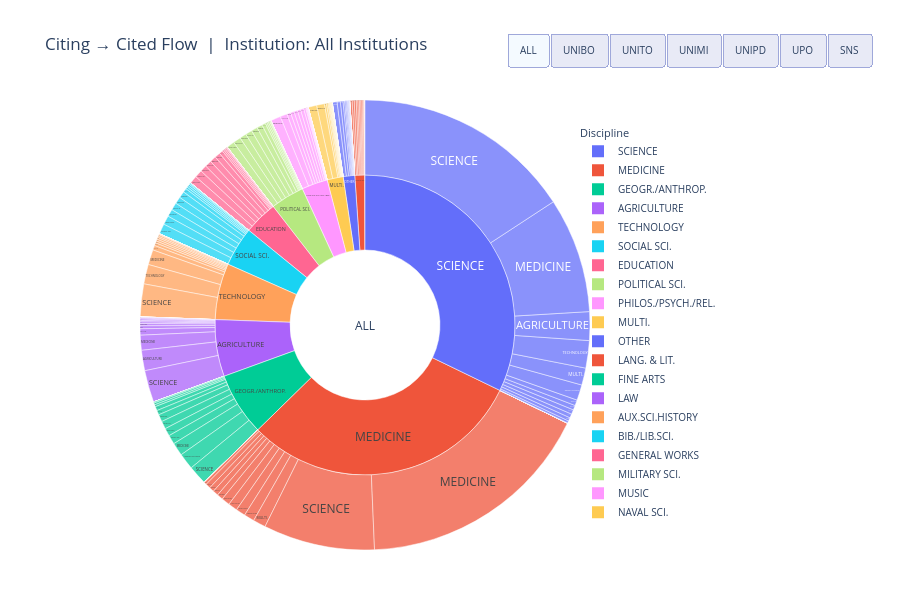

The notebook cell saved with this chart:
### Markdown cell above
### Proportion Sunburst Chart

This interactive chart provides a proportional overview of the citing→cited discipline structure for each institution. The **inner ring** represents the citing discipline; the **outer ring** shows which disciplines it cites. Click any inner segment to drill down into that discipline's citing breakdown, and click again to zoom back out.

Use the institution buttons to switch between institutions (default: all institutions combined).

> *Note: The Sunburst emphasises proportional structure. For directional flow volumes, see the Sankey Diagram below.*

### Code cell
import pandas as pd
import plotly.graph_objects as go
import plotly.express as px
import plotly.offline

INST_ALL = ["ALL"] + INSTITUTIONS
PALETTE  = px.colors.qualitative.Plotly

all_disciplines = (
    df_agg.groupby("citing_loc_label")["weight"].sum()
    .sort_values(ascending=False).index.tolist()
)
DISC_COLOR = {d: PALETTE[i % len(PALETTE)] for i, d in enumerate(all_disciplines)}

def make_sunburst_data(inst):
    sub = df_agg.copy() if inst == "ALL" else df_agg[df_agg["institution"] == inst]
    sub = sub.groupby(["citing_loc_label", "cited_loc_label"])["weight"].sum().reset_index()
    citing_totals = (
        sub.groupby("citing_loc_label")["weight"].sum().reset_index()
        .rename(columns={"citing_loc_label": "label"})
        .sort_values("weight", ascending=True).reset_index(drop=True)
    )
    total = citing_totals["weight"].sum()
    citing_order = citing_totals["label"].tolist()
    ids, labels, parents, values, customdata, colors = [], [], [], [], [], []

    ids.append("root"); labels.append(inst); parents.append("")
    values.append(0);   customdata.append(""); colors.append("rgba(0,0,0,0)")

    for _, row in citing_totals.iterrows():
        c, w = row["label"], int(row["weight"])
        pct  = w / total * 100
        ids.append(f"citing__{c}"); labels.append(c); parents.append("root")
        values.append(0)
        customdata.append(f"<b>Institution: {inst}</b><br><b>Citing: {c}</b><br>Weight: {w:,}<br>Share: {pct:.1f}%")
        colors.append(DISC_COLOR[c])

    for citing in citing_order:
        citing_w = int(citing_totals.loc[citing_totals["label"] == citing, "weight"].values[0])
        for _, row in sub[sub["citing_loc_label"] == citing].sort_values("weight", ascending=True).iterrows():
            cited, w = row["cited_loc_label"], int(row["weight"])
            pct_citing = w / citing_w * 100
            pct_total  = w / total * 100
            ids.append(f"cited__{citing}__{cited}"); labels.append(cited)
            parents.append(f"citing__{citing}"); values.append(w)
            customdata.append(
                f"<b>Institution: {inst}</b><br><b>Citing: {citing}</b><br><b>Cited: {cited}</b><br>"
                f"Weight: {w:,}<br>Share of Citing: {pct_citing:.1f}%<br>Share of Total: {pct_total:.1f}%"
            )
            colors.append(DISC_COLOR[citing])
    return dict(ids=ids, labels=labels, parents=parents, values=values, customdata=customdata, colors=colors)

fig = go.Figure()

for i, inst in enumerate(INST_ALL):
    d = make_sunburst_data(inst)
    fig.add_trace(go.Sunburst(
        ids=d["ids"], labels=d["labels"], parents=d["parents"], values=d["values"],
        customdata=d["customdata"], hovertemplate="%{customdata}<extra></extra>",
        branchvalues="remainder", rotation=90, sort=False,
        insidetextorientation="horizontal", visible=(i == 0),
        leaf=dict(opacity=0.75),
        marker=dict(line=dict(width=0.5, color="white"), colors=d["colors"]),
    ))

n_sunburst = len(INST_ALL)
n_dummy    = len(DISC_COLOR)

for disc, color in DISC_COLOR.items():
    fig.add_trace(go.Scatter(
        x=[None], y=[None], mode="markers",
        marker=dict(size=10, color=color, symbol="square"),
        name=disc, showlegend=True, xaxis="x", yaxis="y",
    ))

buttons = []
for i, inst in enumerate(INST_ALL):
    visibility = [j == i for j in range(n_sunburst)] + [True] * n_dummy
    title_str  = f"Citing → Cited Flow  |  Institution: {'All Institutions' if inst == 'ALL' else inst}"
    buttons.append(dict(label=inst, method="update", args=[{"visible": visibility}, {"title": {"text": title_str}}]))

fig.update_layout(
    title=dict(text=f"Citing → Cited Flow  |  Institution: All Institutions"),
    updatemenus=[dict(
        type="buttons", direction="right",
        x=0.7, xanchor="left", y=1.15, yanchor="top",
        buttons=buttons, showactive=True,
        bgcolor="#E8EAF6", bordercolor="#9FA8DA", font=dict(size=10),
    )],
    showlegend=True,
    legend=dict(
        title=dict(text="Discipline", font=dict(size=11)),
        orientation="v", x=0.8, xanchor="left", y=0.5, yanchor="middle",
        font=dict(size=10), itemsizing="constant", bgcolor="rgba(0,0,0,0)",
    ),
    margin=dict(l=10, r=180, t=100, b=50), height=600,
    yaxis=dict(visible=False, fixedrange=True),
    xaxis=dict(visible=False, fixedrange=True),
    plot_bgcolor="rgba(0,0,0,0)",
)
plotly.offline.iplot(fig)

### Figure 1 — Plotly figure (JSON) as saved in the notebook; plotly's stock layout.template omitted (floating-point values rounded to 4 significant figures; data arrays with more than 128 entries replaced by an {"elided": "..."} marker saying what was removed)
{"data": [{"branchvalues": "remainder", "customdata": {"elided": "356 str values"}, "hovertemplate": "%{customdata}<extra></extra>", "ids": {"elided": "356 str values"}, "insidetextorientation": "horizontal", "labels": {"elided": "356 str values"}, "leaf": {"opacity": 0.75}, "marker": {"colors": {"elided": "356 str values"}, "line": {"color": "white", "width": 0.5}}, "parents": {"elided": "356 str values"}, "rotation": 90, "sort": false, "type": "sunburst", "values": {"elided": "356 int values"}, "visible": true}, {"branchvalues": "remainder", "customdata": {"elided": "344 str values"}, "hovertemplate": "%{customdata}<extra></extra>", "ids": {"elided": "344 str values"}, "insidetextorientation": "horizontal", "labels": {"elided": "344 str values"}, "leaf": {"opacity": 0.75}, "marker": {"colors": {"elided": "344 str values"}, "line": {"color": "white", "width": 0.5}}, "parents": {"elided": "344 str values"}, "rotation": 90, "sort": false, "type": "sunburst", "values": {"elided": "344 int values"}, "visible": false}, {"branchvalues": "remainder", "customdata": {"elided": "341 str values"}, "hovertemplate": "%{customdata}<extra></extra>", "ids": {"elided": "341 str values"}, "insidetextorientation": "horizontal", "labels": {"elided": "341 str values"}, "leaf": {"opacity": 0.75}, "marker": {"colors": {"elided": "341 str values"}, "line": {"color": "white", "width": 0.5}}, "parents": {"elided": "341 str values"}, "rotation": 90, "sort": false, "type": "sunburst", "values": {"elided": "341 int values"}, "visible": false}, {"branchvalues": "remainder", "customdata": {"elided": "345 str values"}, "hovertemplate": "%{customdata}<extra></extra>", "ids": {"elided": "345 str values"}, "insidetextorientation": "horizontal", "labels": {"elided": "345 str values"}, "leaf": {"opacity": 0.75}, "marker": {"colors": {"elided": "345 str values"}, "line": {"color": "white", "width": 0.5}}, "parents": {"elided": "345 str values"}, "rotation": 90, "sort": false, "type": "sunburst", "values": {"elided": "345 int values"}, "visible": false}, {"branchvalues": "remainder", "customdata": {"elided": "338 str values"}, "hovertemplate": "%{customdata}<extra></extra>", "ids": {"elided": "338 str values"}, "insidetextorientation": "horizontal", "labels": {"elided": "338 str values"}, "leaf": {"opacity": 0.75}, "marker": {"colors": {"elided": "338 str values"}, "line": {"color": "white", "width": 0.5}}, "parents": {"elided": "338 str values"}, "rotation": 90, "sort": false, "type": "sunburst", "values": {"elided": "338 int values"}, "visible": false}, {"branchvalues": "remainder", "customdata": {"elided": "220 str values"}, "hovertemplate": "%{customdata}<extra></extra>", "ids": {"elided": "220 str values"}, "insidetextorientation": "horizontal", "labels": {"elided": "220 str values"}, "leaf": {"opacity": 0.75}, "marker": {"colors": {"elided": "220 str values"}, "line": {"color": "white", "width": 0.5}}, "parents": {"elided": "220 str values"}, "rotation": 90, "sort": false, "type": "sunburst", "values": {"elided": "220 int values"}, "visible": false}, {"branchvalues": "remainder", "customdata": {"elided": "247 str values"}, "hovertemplate": "%{customdata}<extra></extra>", "ids": {"elided": "247 str values"}, "insidetextorientation": "horizontal", "labels": {"elided": "247 str values"}, "leaf": {"opacity": 0.75}, "marker": {"colors": {"elided": "247 str values"}, "line": {"color": "white", "width": 0.5}}, "parents": {"elided": "247 str values"}, "rotation": 90, "sort": false, "type": "sunburst", "values": {"elided": "247 int values"}, "visible": false}, {"marker": {"color": "#636EFA", "size": 10, "symbol": "square"}, "mode": "markers", "name": "SCIENCE", "showlegend": true, "type": "scatter", "x": [null], "xaxis": "x", "y": [null], "yaxis": "y"}, {"marker": {"color": "#EF553B", "size": 10, "symbol": "square"}, "mode": "markers", "name": "MEDICINE", "showlegend": true, "type": "scatter", "x": [null], "xaxis": "x", "y": [null], "yaxis": "y"}, {"marker": {"color": "#00CC96", "size": 10, "symbol": "square"}, "mode": "markers", "name": "GEOGR./ANTHROP.", "showlegend": true, "type": "scatter", "x": [null], "xaxis": "x", "y": [null], "yaxis": "y"}, {"marker": {"color": "#AB63FA", "size": 10, "symbol": "square"}, "mode": "markers", "name": "AGRICULTURE", "showlegend": true, "type": "scatter", "x": [null], "xaxis": "x", "y": [null], "yaxis": "y"}, {"marker": {"color": "#FFA15A", "size": 10, "symbol": "square"}, "mode": "markers", "name": "TECHNOLOGY", "showlegend": true, "type": "scatter", "x": [null], "xaxis": "x", "y": [null], "yaxis": "y"}, {"marker": {"color": "#19D3F3", "size": 10, "symbol": "square"}, "mode": "markers", "name": "SOCIAL SCI.", "showlegend": true, "type": "scatter", "x": [null], "xaxis": "x", "y": [null], "yaxis": "y"}, {"marker": {"color": "#FF6692", "size": 10, "symbol": "square"}, "mode": "markers", "name": "EDUCATION", "showlegend": true, "type": "scatter", "x": [null], "xaxis": "x", "y": [null], "yaxis": "y"}, {"marker": {"color": "#B6E880", "size": 10, "symbol": "square"}, "mode": "markers", "name": "POLITICAL SCI.", "showlegend": true, "type": "scatter", "x": [null], "xaxis": "x", "y": [null], "yaxis": "y"}, {"marker": {"color": "#FF97FF", "size": 10, "symbol": "square"}, "mode": "markers", "name": "PHILOS./PSYCH./REL.", "showlegend": true, "type": "scatter", "x": [null], "xaxis": "x", "y": [null], "yaxis": "y"}, {"marker": {"color": "#FECB52", "size": 10, "symbol": "square"}, "mode": "markers", "name": "MULTI.", "showlegend": true, "type": "scatter", "x": [null], "xaxis": "x", "y": [null], "yaxis": "y"}, {"marker": {"color": "#636EFA", "size": 10, "symbol": "square"}, "mode": "markers", "name": "OTHER", "showlegend": true, "type": "scatter", "x": [null], "xaxis": "x", "y": [null], "yaxis": "y"}, {"marker": {"color": "#EF553B", "size": 10, "symbol": "square"}, "mode": "markers", "name": "LANG. & LIT.", "showlegend": true, "type": "scatter", "x": [null], "xaxis": "x", "y": [null], "yaxis": "y"}, {"marker": {"color": "#00CC96", "size": 10, "symbol": "square"}, "mode": "markers", "name": "FINE ARTS", "showlegend": true, "type": "scatter", "x": [null], "xaxis": "x", "y": [null], "yaxis": "y"}, {"marker": {"color": "#AB63FA", "size": 10, "symbol": "square"}, "mode": "markers", "name": "LAW", "showlegend": true, "type": "scatter", "x": [null], "xaxis": "x", "y": [null], "yaxis": "y"}, {"marker": {"color": "#FFA15A", "size": 10, "symbol": "square"}, "mode": "markers", "name": "AUX.SCI.HISTORY", "showlegend": true, "type": "scatter", "x": [null], "xaxis": "x", "y": [null], "yaxis": "y"}, {"marker": {"color": "#19D3F3", "size": 10, "symbol": "square"}, "mode": "markers", "name": "BIB./LIB.SCI.", "showlegend": true, "type": "scatter", "x": [null], "xaxis": "x", "y": [null], "yaxis": "y"}, {"marker": {"color": "#FF6692", "size": 10, "symbol": "square"}, "mode": "markers", "name": "GENERAL WORKS", "showlegend": true, "type": "scatter", "x": [null], "xaxis": "x", "y": [null], "yaxis": "y"}, {"marker": {"color": "#B6E880", "size": 10, "symbol": "square"}, "mode": "markers", "name": "MILITARY SCI.", "showlegend": true, "type": "scatter", "x": [null], "xaxis": "x", "y": [null], "yaxis": "y"}, {"marker": {"color": "#FF97FF", "size": 10, "symbol": "square"}, "mode": "markers", "name": "MUSIC", "showlegend": true, "type": "scatter", "x": [null], "xaxis": "x", "y": [null], "yaxis": "y"}, {"marker": {"color": "#FECB52", "size": 10, "symbol": "square"}, "mode": "markers", "name": "NAVAL SCI.", "showlegend": true, "type": "scatter", "x": [null], "xaxis": "x", "y": [null], "yaxis": "y"}], "layout": {"height": 600, "legend": {"bgcolor": "rgba(0,0,0,0)", "font": {"size": 10}, "itemsizing": "constant", "orientation": "v", "title": {"font": {"size": 11}, "text": "Discipline"}, "x": 0.8, "xanchor": "left", "y": 0.5, "yanchor": "middle"}, "margin": {"b": 50, "l": 10, "r": 180, "t": 100}, "plot_bgcolor": "rgba(0,0,0,0)", "showlegend": true, "title": {"text": "Citing → Cited Flow  |  Institution: All Institutions"}, "updatemenus": [{"bgcolor": "#E8EAF6", "bordercolor": "#9FA8DA", "buttons": [{"args": [{"visible": [true, false, false, false, false, false, false, true, true, true, true, true, true, true, true, true, true, true, true, true, true, true, true, true, true, true, true]}, {"title": {"text": "Citing → Cited Flow  |  Institution: All Institutions"}}], "label": "ALL", "method": "update"}, {"args": [{"visible": [false, true, false, false, false, false, false, true, true, true, true, true, true, true, true, true, true, true, true, true, true, true, true, true, true, true, true]}, {"title": {"text": "Citing → Cited Flow  |  Institution: UNIBO"}}], "label": "UNIBO", "method": "update"}, {"args": [{"visible": [false, false, true, false, false, false, false, true, true, true, true, true, true, true, true, true, true, true, true, true, true, true, true, true, true, true, true]}, {"title": {"text": "Citing → Cited Flow  |  Institution: UNITO"}}], "label": "UNITO", "method": "update"}, {"args": [{"visible": [false, false, false, true, false, false, false, true, true, true, true, true, true, true, true, true, true, true, true, true, true, true, true, true, true, true, true]}, {"title": {"text": "Citing → Cited Flow  |  Institution: UNIMI"}}], "label": "UNIMI", "method": "update"}, {"args": [{"visible": [false, false, false, false, true, false, false, true, true, true, true, true, true, true, true, true, true, true, true, true, true, true, true, true, true, true, true]}, {"title": {"text": "Citing → Cited Flow  |  Institution: UNIPD"}}], "label": "UNIPD", "method": "update"}, {"args": [{"visible": [false, false, false, false, false, true, false, true, true, true, true, true, true, true, true, true, true, true, true, true, true, true, true, true, true, true, true]}, {"title": {"text": "Citing → Cited Flow  |  Institution: UPO"}}], "label": "UPO", "method": "update"}, {"args": [{"visible": [false, false, false, false, false, false, true, true, true, true, true, true, true, true, true, true, true, true, true, true, true, true, true, true, true, true, true]}, {"title": {"text": "Citing → Cited Flow  |  Institution: SNS"}}], "label": "SNS", "method": "update"}], "direction": "right", "font": {"size": 10}, "showactive": true, "type": "buttons", "x": 0.7, "xanchor": "left", "y": 1.15, "yanchor": "top"}], "xaxis": {"fixedrange": true, "visible": false}, "yaxis": {"fixedrange": true, "visible": false}}}
